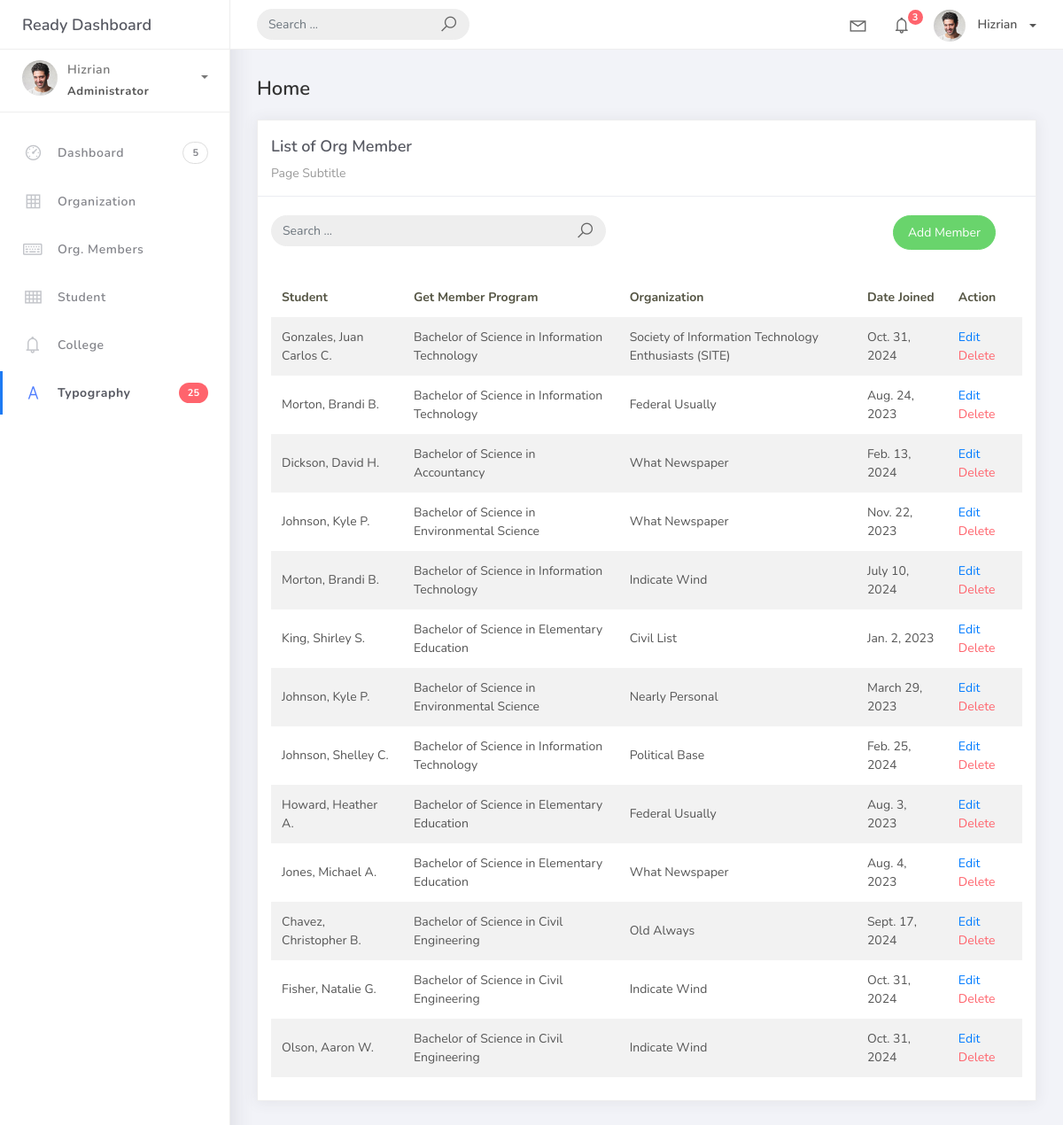
The page /orgmember_list on the database its author committed.
### studentorg/models.py (models this page shows)
class BaseModel(models.Model):
    created_at = models.DateTimeField(auto_now_add=True, db_index=True)
    updated_at = models.DateTimeField(auto_now=True)
    class Meta:
        abstract = True

class OrgMember(BaseModel):
    student = models.ForeignKey(Student, on_delete=models.CASCADE)
    organization = models.ForeignKey(Organization, on_delete=models.CASCADE)
    date_joined = models.DateField()

class Student(BaseModel):
    student_id = models.CharField(max_length=15)
    lastname = models.CharField(max_length=25)
    firstname = models.CharField(max_length=25, blank=True, null=True)
    middlename = models.CharField(max_length=25, blank=True, null=True)
    program = models.ForeignKey(Program, on_delete=models.CASCADE)
    def __str__(self):
        return f"{self.lastname}, {self.firstname} {self.middlename[0].upper()}."

class Program(BaseModel):
    prog_name = models.CharField(max_length=150)
    college = models.ForeignKey(College, on_delete=models.CASCADE)
    def __str__(self):
        return self.prog_name

class Organization(BaseModel):
    name = models.CharField(max_length=250)
    college = models.ForeignKey(College, null=True, blank=True, on_delete=models.CASCADE)
    description = models.CharField(max_length=500)
    def __str__(self):
        return self.name

### studentorg/views.py (the view)
# urls.py: path('orgmember_list', OrgMemberList.as_view(), name='orgmember-list'),
class OrgMemberList(ListView):
    model = OrgMember
    template_name = 'org_mem_list.html'
    context_object_name = 'org_members'
    success_url = reverse_lazy('orgmember-list')
    def get_queryset(self):
        queryset = super().get_queryset()
        for member in queryset:
            try:
                member.program = Student.objects.get(id=member.student_id).program
            except Student.DoesNotExist:
                member.program = None
        return queryset

### templates/org_mem_list.html (shortened to what this page needs)
{% extends 'base.html' %}
{% load static %}
{% block content %}
<div class="content">
  <div class="container-fluid">
    <h4 class="page-title">Home</h4>
    <div class="row">
      <div class="col-md-12">
        <div class="card">
          <div class="card-header">
            <div class="card-title">List of Org Member</div>
            <div class="card-category">Page Subtitle</div>
          </div>
          <br/>
            <div class="col-md-12 row">
            <div class="col-md-6">
                <form class="navbar-left navbar-form nav-search mr-md-3" action="">
                <div class="input-group">
                    <input type="text" placeholder="Search ..." class="form-control" />
                    <div class="input-group-append">
                    <span class="input-group-text">
                        <i class="la la-search search-icon"></i>
                    </span>
                    </div>
                </div>
                </form>
            </div>
  <div class="col-md-6">
    <div class="pull-right">
      <a href="{% url 'orgmember-add' %}" class="btn btn-success btn-rounded">Add Member</a>
    </div>
  </div>
</div>
          <div class="card-body">
            <table class="table table-striped mt-3">
              <thead>
                <tr>
                  <th scope="col">Student</th>
                  <th scope="col">Get Member Program</th>
                  <th scope="col">Organization</th>
                  <th scope="col">Date Joined</th>
                  <th scope="col">Action</th>
                </tr>
              </thead>
              <tbody>
                {% for object in object_list %}
                  <tr>
                    <td>{{ object.student }}</td>
                    <td>{{ object.program }}</td>
                    <td>{{ object.organization }}</td>
                    <td>{{ object.date_joined }}</td>
                    <td>
                        <a href="orgmember_list/{{ object.id }}">Edit</a>
                        <a href="orgmember_list/{{ object.id }}/delete" class="text-danger">Delete</a>
                    </td>
                {% endfor %}
              </tbody>
            </table>
          </div>
        </div>
      </div>
    </div>
  </div>
</div>
{% endblock %}

### rows shown on the page
OrgMember: student "Gonzales, Juan Carlos C.", program "Bachelor of Science in Information Technology", organization "Society of Information Technology Enthusiasts (SITE)", date_joined "Oct. 31, 2024"
OrgMember: student "Morton, Brandi B.", program "Bachelor of Science in Information Technology", organization "Federal Usually", date_joined "Aug. 24, 2023"
OrgMember: student "Dickson, David H.", program "Bachelor of Science in Accountancy", organization "What Newspaper", date_joined "Feb. 13, 2024"
OrgMember: student "Johnson, Kyle P.", program "Bachelor of Science in Environmental Science", organization "What Newspaper", date_joined "Nov. 22, 2023"
OrgMember: student "Morton, Brandi B.", program "Bachelor of Science in Information Technology", organization "Indicate Wind", date_joined "July 10, 2024"
OrgMember: student "King, Shirley S.", program "Bachelor of Science in Elementary Education", organization "Civil List", date_joined "Jan. 2, 2023"
OrgMember: student "Johnson, Kyle P.", program "Bachelor of Science in Environmental Science", organization "Nearly Personal", date_joined "March 29, 2023"
OrgMember: student "Johnson, Shelley C.", program "Bachelor of Science in Information Technology", organization "Political Base", date_joined "Feb. 25, 2024"
OrgMember: student "Howard, Heather A.", program "Bachelor of Science in Elementary Education", organization "Federal Usually", date_joined "Aug. 3, 2023"
OrgMember: student "Jones, Michael A.", program "Bachelor of Science in Elementary Education", organization "What Newspaper", date_joined "Aug. 4, 2023"
OrgMember: student "Chavez, Christopher B.", program "Bachelor of Science in Civil Engineering", organization "Old Always", date_joined "Sept. 17, 2024"
OrgMember: student "Fisher, Natalie G.", program "Bachelor of Science in Civil Engineering", organization "Indicate Wind", date_joined "Oct. 31, 2024"
OrgMember: student "Olson, Aaron W.", program "Bachelor of Science in Civil Engineering", organization "Indicate Wind", date_joined "Oct. 31, 2024"
